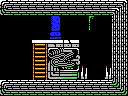

Tiled map render using the project's own tile images. Description and the whole map definition, tile-layer contents included, below:
An orthogonal 16x12 tile map with 8x8 px tiles, 1 tile layer (Tile Layer 1) and 4 objects (item, big-item, door-right, 4x4-item).

<map version="1.0" orientation="orthogonal" renderorder="right-down" width="16" height="12" tilewidth="8" tileheight="8" nextobjectid="5">
 <properties>
  <property name="left" value="hole" />
 </properties>
 <tileset firstgid="1" name="tiles" tilewidth="8" tileheight="8" tilecount="256" columns="16">
  <image source="tiles.png" width="128" height="128" />
 </tileset>
 <layer name="Tile Layer 1" width="16" height="12">
  <data encoding="csv">
186,187,187,187,187,187,187,187,187,187,187,187,187,187,187,188,
183,184,184,184,184,184,184,184,184,184,184,184,184,184,188,141,
1,1,1,1,1,1,117,118,1,1,1,103,1,1,155,141,
1,1,1,1,1,1,119,120,1,1,1,104,1,1,141,141,
1,1,1,1,1,1,113,114,1,1,1,1,1,1,141,141,
1,1,1,1,105,106,144,254,143,254,1,1,1,1,141,141,
1,1,1,1,249,168,252,190,191,192,1,1,1,1,141,141,
1,1,1,1,249,168,205,206,207,208,1,1,1,1,141,141,
1,1,1,1,249,168,221,222,223,224,253,1,1,253,141,141,
1,1,1,1,249,168,237,238,239,240,133,1,1,134,155,141,
186,187,187,187,187,187,187,187,187,187,187,187,187,187,185,141,
183,184,184,184,184,184,184,184,184,184,184,184,184,184,184,185
</data>
 </layer>
 <objectgroup name="objects">
  <object id="1" type="item" x="88" y="64" width="16" height="16" />
  <object id="2" type="big-item" x="40" y="16" width="32" height="24" />
  <object id="3" type="door-right" x="112" y="32" width="16" height="24" />
  <object id="4" type="4x4-item" x="0" y="48" width="32" height="32" />
 </objectgroup>
</map>
